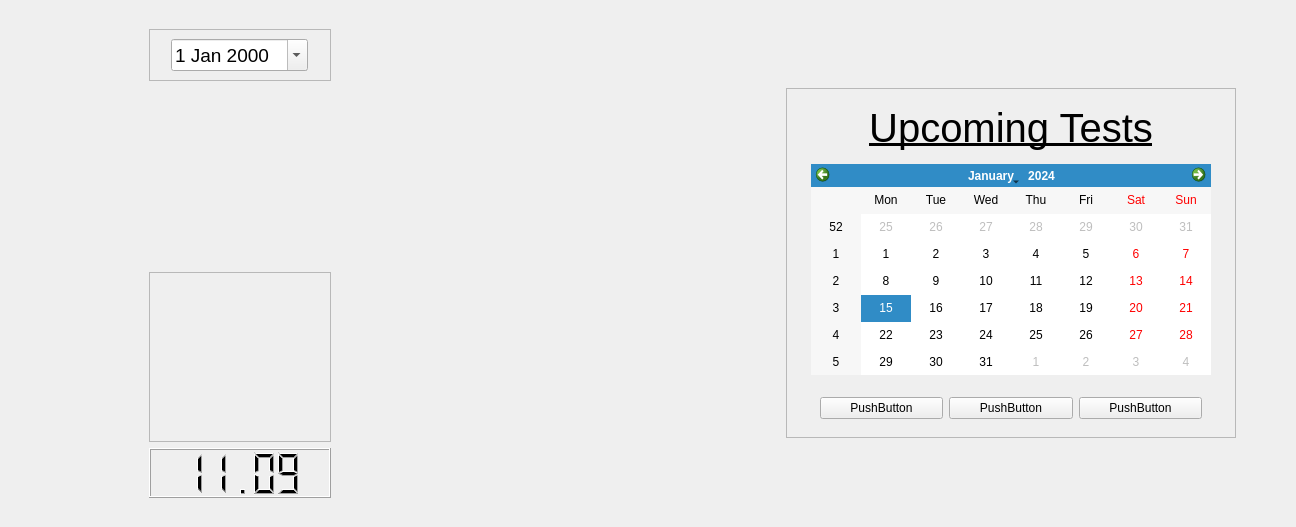
      <widget class="QWidget" name="tab_demo">
       <attribute name="title">
        <string>Demo</string>
       </attribute>
       <layout class="QHBoxLayout" name="horizontalLayout_27">
        <item>
         <widget class="QWidget" name="welcome_widget" native="true">
          <layout class="QHBoxLayout" name="horizontalLayout_33">
           <item>
            <spacer name="horizontalSpacer_89">
             <property name="orientation">
              <enum>Qt::Horizontal</enum>
             </property>
             <property name="sizeHint" stdset="0">
              <size>
               <width>40</width>
               <height>20</height>
              </size>
             </property>
            </spacer>
           </item>
           <item>
            <spacer name="horizontalSpacer_107">
             <property name="orientation">
              <enum>Qt::Horizontal</enum>
             </property>
             <property name="sizeHint" stdset="0">
              <size>
               <width>40</width>
               <height>20</height>
              </size>
             </property>
            </spacer>
           </item>
           <item>
            <spacer name="horizontalSpacer_104">
             <property name="orientation">
              <enum>Qt::Horizontal</enum>
             </property>
             <property name="sizeHint" stdset="0">
              <size>
               <width>40</width>
               <height>20</height>
              </size>
             </property>
            </spacer>
           </item>
           <item>
            <widget class="QWidget" name="widget_20" native="true">
             <property name="minimumSize">
              <size>
               <width>200</width>
               <height>487</height>
              </size>
             </property>
             <property name="maximumSize">
              <size>
               <width>200</width>
               <height>487</height>
              </size>
             </property>
             <layout class="QGridLayout" name="gridLayout_92">
              <item row="1" column="0">
               <spacer name="verticalSpacer_47">
                <property name="orientation">
                 <enum>Qt::Vertical</enum>
                </property>
                <property name="sizeHint" stdset="0">
                 <size>
                  <width>20</width>
                  <height>40</height>
                 </size>
                </property>
               </spacer>
              </item>
              <item row="0" column="0">
               <widget class="QFrame" name="frame_62">
                <property name="frameShape">
                 <enum>QFrame::StyledPanel</enum>
                </property>
                <property name="frameShadow">
                 <enum>QFrame::Raised</enum>
                </property>
                <layout class="QHBoxLayout" name="horizontalLayout_32">
                 <item>
                  <spacer name="horizontalSpacer_98">
                   <property name="orientation">
                    <enum>Qt::Horizontal</enum>
                   </property>
                   <property name="sizeHint" stdset="0">
                    <size>
                     <width>40</width>
                     <height>20</height>
                    </size>
                   </property>
                  </spacer>
                 </item>
                 <item>
                  <widget class="QDateEdit" name="wel_dateEdit">
                   <property name="font">
                    <font>
                     <pointsize>14</pointsize>
                    </font>
                   </property>
                   <property name="currentSection">
                    <enum>QDateTimeEdit::DaySection</enum>
                   </property>
                   <property name="calendarPopup">
                    <bool>true</bool>
                   </property>
                   <property name="timeSpec">
                    <enum>Qt::LocalTime</enum>
                   </property>
                  </widget>
                 </item>
                 <item>
                  <spacer name="horizontalSpacer_99">
                   <property name="orientation">
                    <enum>Qt::Horizontal</enum>
                   </property>
                   <property name="sizeHint" stdset="0">
                    <size>
                     <width>40</width>
                     <height>20</height>
                    </size>
                   </property>
                  </spacer>
                 </item>
                </layout>
               </widget>
              </item>
              <item row="7" column="0">
               <widget class="QFrame" name="frame_57">
                <property name="frameShape">
                 <enum>QFrame::StyledPanel</enum>
                </property>
                <property name="frameShadow">
                 <enum>QFrame::Raised</enum>
                </property>
                <layout class="QHBoxLayout" name="horizontalLayout_34">
                 <item>
                  <widget class="QWidget" name="wel_clock_widget" native="true">
                   <property name="minimumSize">
                    <size>
                     <width>150</width>
                     <height>150</height>
                    </size>
                   </property>
                   <property name="maximumSize">
                    <size>
                     <width>150</width>
                     <height>150</height>
                    </size>
                   </property>
                  </widget>
                 </item>
                </layout>
               </widget>
              </item>
              <item row="8" column="0">
               <widget class="QLCDNumber" name="wel_clock_lcdNumber">
                <property name="minimumSize">
                 <size>
                  <width>0</width>
                  <height>50</height>
                 </size>
                </property>
                <property name="value" stdset="0">
                 <double>11.090000000000000</double>
                </property>
               </widget>
              </item>
              <item row="2" column="0">
               <spacer name="verticalSpacer_44">
                <property name="orientation">
                 <enum>Qt::Vertical</enum>
                </property>
                <property name="sizeHint" stdset="0">
                 <size>
                  <width>20</width>
                  <height>40</height>
                 </size>
                </property>
               </spacer>
              </item>
              <item row="3" column="0">
               <spacer name="verticalSpacer_63">
                <property name="orientation">
                 <enum>Qt::Vertical</enum>
                </property>
                <property name="sizeHint" stdset="0">
                 <size>
                  <width>20</width>
                  <height>40</height>
                 </size>
                </property>
               </spacer>
              </item>
             </layout>
            </widget>
           </item>
           <item>
            <spacer name="horizontalSpacer_91">
             <property name="orientation">
              <enum>Qt::Horizontal</enum>
             </property>
             <property name="sizeHint" stdset="0">
              <size>
               <width>40</width>
               <height>20</height>
              </size>
             </property>
            </spacer>
           </item>
           <item>
            <spacer name="horizontalSpacer_106">
             <property name="orientation">
              <enum>Qt::Horizontal</enum>
             </property>
             <property name="sizeHint" stdset="0">
              <size>
               <width>40</width>
               <height>20</height>
              </size>
             </property>
            </spacer>
           </item>
           <item>
            <spacer name="horizontalSpacer_92">
             <property name="orientation">
              <enum>Qt::Horizontal</enum>
             </property>
             <property name="sizeHint" stdset="0">
              <size>
               <width>40</width>
               <height>20</height>
              </size>
             </property>
            </spacer>
           </item>
           <item>
            <spacer name="horizontalSpacer_109">
             <property name="orientation">
              <enum>Qt::Horizontal</enum>
             </property>
             <property name="sizeHint" stdset="0">
              <size>
               <width>40</width>
               <height>20</height>
              </size>
             </property>
            </spacer>
           </item>
           <item>
            <spacer name="horizontalSpacer_105">
             <property name="orientation">
              <enum>Qt::Horizontal</enum>
             </property>
             <property name="sizeHint" stdset="0">
              <size>
               <width>40</width>
               <height>20</height>
              </size>
             </property>
            </spacer>
           </item>
           <item>
            <spacer name="horizontalSpacer_93">
             <property name="orientation">
              <enum>Qt::Horizontal</enum>
             </property>
             <property name="sizeHint" stdset="0">
              <size>
               <width>40</width>
               <height>20</height>
              </size>
             </property>
            </spacer>
           </item>
           <item>
            <spacer name="horizontalSpacer_108">
             <property name="orientation">
              <enum>Qt::Horizontal</enum>
             </property>
             <property name="sizeHint" stdset="0">
              <size>
               <width>40</width>
               <height>20</height>
              </size>
             </property>
            </spacer>
           </item>
           <item>
            <spacer name="horizontalSpacer_96">
             <property name="orientation">
              <enum>Qt::Horizontal</enum>
             </property>
             <property name="sizeHint" stdset="0">
              <size>
               <width>40</width>
               <height>20</height>
              </size>
             </property>
            </spacer>
           </item>
           <item>
            <spacer name="horizontalSpacer_103">
             <property name="orientation">
              <enum>Qt::Horizontal</enum>
             </property>
             <property name="sizeHint" stdset="0">
              <size>
               <width>40</width>
               <height>20</height>
              </size>
             </property>
            </spacer>
           </item>
           <item>
            <spacer name="horizontalSpacer_95">
             <property name="orientation">
              <enum>Qt::Horizontal</enum>
             </property>
             <property name="sizeHint" stdset="0">
              <size>
               <width>40</width>
               <height>20</height>
              </size>
             </property>
            </spacer>
           </item>
           <item>
            <spacer name="horizontalSpacer_36">
             <property name="orientation">
              <enum>Qt::Horizontal</enum>
             </property>
             <property name="sizeHint" stdset="0">
              <size>
               <width>40</width>
               <height>20</height>
              </size>
             </property>
            </spacer>
           </item>
           <item>
            <widget class="QFrame" name="frame_26">
             <property name="maximumSize">
              <size>
               <width>450</width>
               <height>350</height>
              </size>
             </property>
             <property name="frameShape">
              <enum>QFrame::StyledPanel</enum>
             </property>
             <property name="frameShadow">
              <enum>QFrame::Raised</enum>
             </property>
             <layout class="QGridLayout" name="gridLayout_45">
              <item row="1" column="1">
               <widget class="QLabel" name="label_163">
                <property name="font">
                 <font>
                  <pointsize>30</pointsize>
                  <underline>true</underline>
                  <strikeout>false</strikeout>
                 </font>
                </property>
                <property name="text">
                 <string>Upcoming Tests</string>
                </property>
                <property name="alignment">
                 <set>Qt::AlignCenter</set>
                </property>
               </widget>
              </item>
              <item row="3" column="0">
               <spacer name="horizontalSpacer_48">
                <property name="orientation">
                 <enum>Qt::Horizontal</enum>
                </property>
                <property name="sizeHint" stdset="0">
                 <size>
                  <width>40</width>
                  <height>20</height>
                 </size>
                </property>
               </spacer>
              </item>
              <item row="4" column="1">
               <spacer name="verticalSpacer_25">
                <property name="orientation">
                 <enum>Qt::Vertical</enum>
                </property>
                <property name="sizeHint" stdset="0">
                 <size>
                  <width>20</width>
                  <height>40</height>
                 </size>
                </property>
               </spacer>
              </item>
              <item row="3" column="1">
               <widget class="QCalendarWidget" name="calendarWidget">
                <property name="minimumSize">
                 <size>
                  <width>400</width>
                  <height>211</height>
                 </size>
                </property>
                <property name="maximumSize">
                 <size>
                  <width>400</width>
                  <height>211</height>
                 </size>
                </property>
                <property name="gridVisible">
                 <bool>false</bool>
                </property>
                <property name="selectionMode">
                 <enum>QCalendarWidget::SingleSelection</enum>
                </property>
                <property name="horizontalHeaderFormat">
                 <enum>QCalendarWidget::ShortDayNames</enum>
                </property>
               </widget>
              </item>
              <item row="0" column="1">
               <spacer name="verticalSpacer_13">
                <property name="orientation">
                 <enum>Qt::Vertical</enum>
                </property>
                <property name="sizeHint" stdset="0">
                 <size>
                  <width>20</width>
                  <height>40</height>
                 </size>
                </property>
               </spacer>
              </item>
              <item row="2" column="1">
               <spacer name="verticalSpacer_14">
                <property name="orientation">
                 <enum>Qt::Vertical</enum>
                </property>
                <property name="sizeHint" stdset="0">
                 <size>
                  <width>20</width>
                  <height>40</height>
                 </size>
                </property>
               </spacer>
              </item>
              <item row="3" column="2">
               <spacer name="horizontalSpacer_94">
                <property name="orientation">
                 <enum>Qt::Horizontal</enum>
                </property>
                <property name="sizeHint" stdset="0">
                 <size>
                  <width>40</width>
                  <height>20</height>
                 </size>
                </property>
               </spacer>
              </item>
              <item row="5" column="1">
               <widget class="QWidget" name="widget_21" native="true">
                <layout class="QHBoxLayout" name="horizontalLayout_15">
                 <item>
                  <widget class="QPushButton" name="pushButton_5">
                   <property name="text">
                    <string>PushButton</string>
                   </property>
                  </widget>
                 </item>
                 <item>
                  <widget class="QPushButton" name="pushButton_8">
                   <property name="text">
                    <string>PushButton</string>
                   </property>
                  </widget>
                 </item>
                 <item>
                  <widget class="QPushButton" name="pushButton_9">
                   <property name="text">
                    <string>PushButton</string>
                   </property>
                  </widget>
                 </item>
                </layout>
               </widget>
              </item>
             </layout>
             <zorder>calendarWidget</zorder>
             <zorder>label_163</zorder>
             <zorder>verticalSpacer_13</zorder>
             <zorder>verticalSpacer_14</zorder>
             <zorder>verticalSpacer_25</zorder>
             <zorder>horizontalSpacer_48</zorder>
             <zorder>horizontalSpacer_94</zorder>
             <zorder>widget_21</zorder>
            </widget>
           </item>
           <item>
            <spacer name="horizontalSpacer_90">
             <property name="orientation">
              <enum>Qt::Horizontal</enum>
             </property>
             <property name="sizeHint" stdset="0">
              <size>
               <width>40</width>
               <height>20</height>
              </size>
             </property>
            </spacer>
           </item>
          </layout>
         </widget>
        </item>
       </layout>
      </widget>
